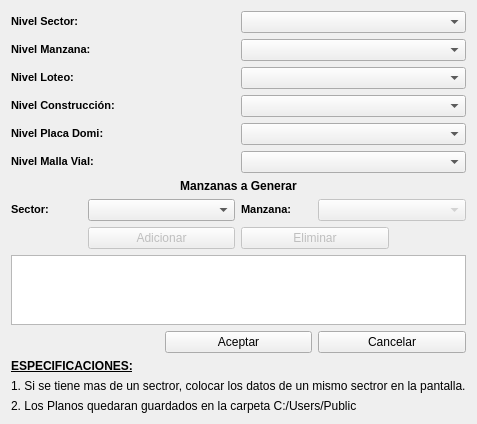
<?xml version="1.0" encoding="UTF-8"?>
<ui version="4.0">
 <class>SelectorDialogBase</class>
 <widget class="QDialog" name="SelectorDialogBase">
  <property name="enabled">
   <bool>true</bool>
  </property>
  <property name="geometry">
   <rect>
    <x>0</x>
    <y>0</y>
    <width>356</width>
    <height>381</height>
   </rect>
  </property>
  <property name="font">
   <font>
    <pointsize>9</pointsize>
    <weight>50</weight>
    <italic>false</italic>
    <bold>false</bold>
    <stylestrategy>PreferDefault</stylestrategy>
   </font>
  </property>
  <property name="cursor">
   <cursorShape>ArrowCursor</cursorShape>
  </property>
  <property name="windowTitle">
   <string>Generador de Manzanas Catastrales</string>
  </property>
  <property name="windowIcon">
   <iconset>
    <normaloff>mapa4.png</normaloff>mapa4.png</iconset>
  </property>
  <layout class="QGridLayout" name="gridLayout">
   <item row="4" column="3" colspan="3">
    <widget class="QComboBox" name="comboBox_5"/>
   </item>
   <item row="8" column="3" colspan="2">
    <widget class="QPushButton" name="pushButton_2">
     <property name="enabled">
      <bool>false</bool>
     </property>
     <property name="font">
      <font>
       <pointsize>9</pointsize>
       <weight>50</weight>
       <bold>false</bold>
      </font>
     </property>
     <property name="text">
      <string>Eliminar</string>
     </property>
     <property name="checkable">
      <bool>false</bool>
     </property>
    </widget>
   </item>
   <item row="4" column="0" colspan="2">
    <widget class="QLabel" name="label_5">
     <property name="text">
      <string>&lt;html&gt;&lt;head/&gt;&lt;body&gt;&lt;p&gt;&lt;span style=&quot; font-size:8pt; font-weight:600;&quot;&gt;Nivel Placa Domi:&lt;/span&gt;&lt;/p&gt;&lt;/body&gt;&lt;/html&gt;</string>
     </property>
    </widget>
   </item>
   <item row="7" column="4" colspan="2">
    <widget class="QComboBox" name="comboBox_8">
     <property name="enabled">
      <bool>false</bool>
     </property>
    </widget>
   </item>
   <item row="5" column="3" colspan="3">
    <widget class="QComboBox" name="comboBox_6"/>
   </item>
   <item row="9" column="0" colspan="6">
    <widget class="QListWidget" name="listWidget">
     <property name="selectionMode">
      <enum>QAbstractItemView::SingleSelection</enum>
     </property>
    </widget>
   </item>
   <item row="3" column="0" colspan="2">
    <widget class="QLabel" name="label_4">
     <property name="text">
      <string>&lt;html&gt;&lt;head/&gt;&lt;body&gt;&lt;p&gt;&lt;span style=&quot; font-size:8pt; font-weight:600;&quot;&gt;Nivel Construcción:&lt;/span&gt;&lt;/p&gt;&lt;/body&gt;&lt;/html&gt;</string>
     </property>
     <property name="textFormat">
      <enum>Qt::RichText</enum>
     </property>
    </widget>
   </item>
   <item row="1" column="3" colspan="3">
    <widget class="QComboBox" name="comboBox_2"/>
   </item>
   <item row="10" column="2" colspan="2">
    <widget class="QPushButton" name="pushButton_3">
     <property name="text">
      <string>Aceptar</string>
     </property>
    </widget>
   </item>
   <item row="6" column="0" colspan="6">
    <widget class="QLabel" name="label_7">
     <property name="text">
      <string>&lt;html&gt;&lt;head/&gt;&lt;body&gt;&lt;p align=&quot;center&quot;&gt;&lt;span style=&quot; font-size:9pt; font-weight:600;&quot;&gt;Manzanas a Generar&lt;/span&gt;&lt;/p&gt;&lt;/body&gt;&lt;/html&gt;</string>
     </property>
     <property name="indent">
      <number>0</number>
     </property>
    </widget>
   </item>
   <item row="1" column="0" colspan="2">
    <widget class="QLabel" name="label_2">
     <property name="text">
      <string>&lt;html&gt;&lt;head/&gt;&lt;body&gt;&lt;p&gt;&lt;span style=&quot; font-size:8pt; font-weight:600;&quot;&gt;Nivel Manzana:&lt;/span&gt;&lt;/p&gt;&lt;/body&gt;&lt;/html&gt;</string>
     </property>
    </widget>
   </item>
   <item row="7" column="1" colspan="2">
    <widget class="QComboBox" name="comboBox_7"/>
   </item>
   <item row="3" column="3" colspan="3">
    <widget class="QComboBox" name="comboBox_4"/>
   </item>
   <item row="8" column="1" colspan="2">
    <widget class="QPushButton" name="pushButton">
     <property name="enabled">
      <bool>false</bool>
     </property>
     <property name="font">
      <font>
       <pointsize>9</pointsize>
      </font>
     </property>
     <property name="text">
      <string>Adicionar</string>
     </property>
    </widget>
   </item>
   <item row="13" column="0" colspan="6">
    <widget class="QLabel" name="label_11">
     <property name="text">
      <string>1. Si se tiene mas de un sectror, colocar los datos de un mismo sectror en la pantalla.</string>
     </property>
    </widget>
   </item>
   <item row="12" column="0" colspan="6">
    <widget class="QLabel" name="label_10">
     <property name="font">
      <font>
       <pointsize>9</pointsize>
       <weight>75</weight>
       <italic>false</italic>
       <bold>true</bold>
       <underline>true</underline>
       <stylestrategy>PreferDefault</stylestrategy>
      </font>
     </property>
     <property name="text">
      <string>ESPECIFICACIONES:</string>
     </property>
    </widget>
   </item>
   <item row="7" column="0">
    <widget class="QLabel" name="label_8">
     <property name="contextMenuPolicy">
      <enum>Qt::NoContextMenu</enum>
     </property>
     <property name="text">
      <string>&lt;html&gt;&lt;head/&gt;&lt;body&gt;&lt;p&gt;&lt;span style=&quot; font-size:8pt; font-weight:600;&quot;&gt;Sector:&lt;/span&gt;&lt;/p&gt;&lt;/body&gt;&lt;/html&gt;</string>
     </property>
    </widget>
   </item>
   <item row="14" column="0" colspan="6">
    <widget class="QLabel" name="label_12">
     <property name="text">
      <string>2. Los Planos quedaran guardados en la carpeta C:/Users/Public</string>
     </property>
    </widget>
   </item>
   <item row="7" column="3">
    <widget class="QLabel" name="label_9">
     <property name="text">
      <string>&lt;html&gt;&lt;head/&gt;&lt;body&gt;&lt;p&gt;&lt;span style=&quot; font-size:8pt; font-weight:600;&quot;&gt;Manzana:&lt;/span&gt;&lt;/p&gt;&lt;/body&gt;&lt;/html&gt;</string>
     </property>
     <property name="indent">
      <number>0</number>
     </property>
    </widget>
   </item>
   <item row="5" column="0" colspan="2">
    <widget class="QLabel" name="label_6">
     <property name="text">
      <string>&lt;html&gt;&lt;head/&gt;&lt;body&gt;&lt;p&gt;&lt;span style=&quot; font-size:8pt; font-weight:600;&quot;&gt;Nivel Malla Vial:&lt;/span&gt;&lt;/p&gt;&lt;/body&gt;&lt;/html&gt;</string>
     </property>
    </widget>
   </item>
   <item row="2" column="3" colspan="3">
    <widget class="QComboBox" name="comboBox_3"/>
   </item>
   <item row="10" column="4" colspan="2">
    <widget class="QPushButton" name="pushButton_4">
     <property name="text">
      <string>Cancelar</string>
     </property>
    </widget>
   </item>
   <item row="0" column="3" colspan="3">
    <widget class="QComboBox" name="comboBox"/>
   </item>
   <item row="0" column="0" colspan="3">
    <widget class="QLabel" name="label">
     <property name="layoutDirection">
      <enum>Qt::LeftToRight</enum>
     </property>
     <property name="text">
      <string>&lt;html&gt;&lt;head/&gt;&lt;body&gt;&lt;p&gt;&lt;span style=&quot; font-size:8pt; font-weight:600;&quot;&gt;Nivel Sector:&lt;/span&gt;&lt;/p&gt;&lt;/body&gt;&lt;/html&gt;</string>
     </property>
    </widget>
   </item>
   <item row="2" column="0" colspan="2">
    <widget class="QLabel" name="label_3">
     <property name="text">
      <string>&lt;html&gt;&lt;head/&gt;&lt;body&gt;&lt;p&gt;&lt;span style=&quot; font-size:8pt; font-weight:600;&quot;&gt;Nivel Loteo:&lt;/span&gt;&lt;/p&gt;&lt;/body&gt;&lt;/html&gt;</string>
     </property>
    </widget>
   </item>
   <item row="11" column="0">
    <spacer name="verticalSpacer">
     <property name="orientation">
      <enum>Qt::Vertical</enum>
     </property>
     <property name="sizeHint" stdset="0">
      <size>
       <width>20</width>
       <height>40</height>
      </size>
     </property>
    </spacer>
   </item>
  </layout>
 </widget>
 <resources/>
 <connections/>
</ui>
